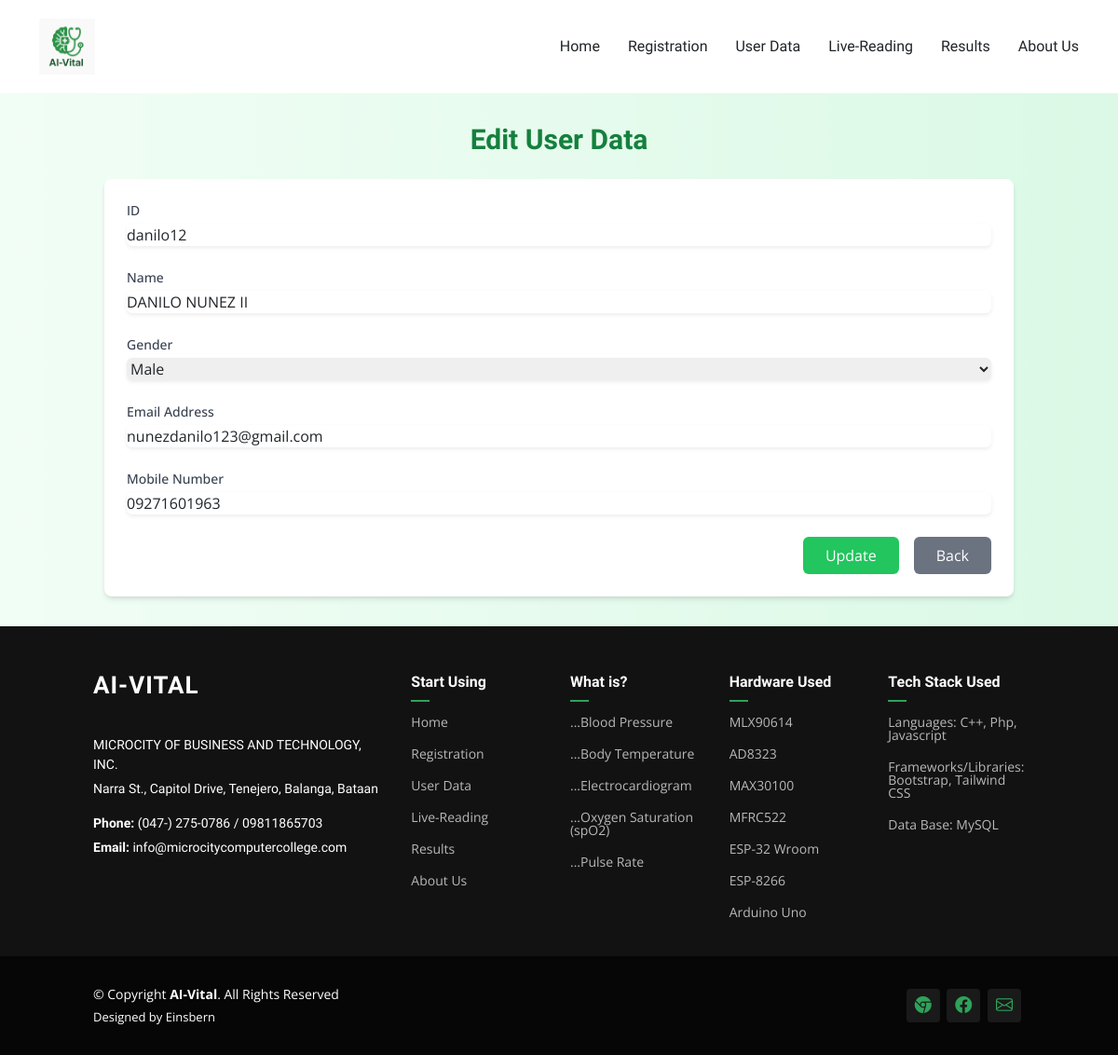
Page /user data edit page.php?id=danilo12 on the committed database.
### tables this page shows
CREATE TABLE `health_diagnostics` (
  `id` varchar(20) NOT NULL,
  `name` varchar(255) DEFAULT NULL,
  `gender` enum('Male','Female','Other') DEFAULT NULL,
  `email` varchar(255) DEFAULT NULL,
  `mobile` varchar(20) DEFAULT NULL,
  `age` int(11) DEFAULT NULL,
  `height` float DEFAULT NULL,
  `weight` float DEFAULT NULL
);

### user data edit page.php (the view, shortened to what this page needs)
<?php
$id = null;
if (!empty($_GET['id'])) {
    $id = $_REQUEST['id'];
}
$pdo = Database::connect();
$pdo->setAttribute(PDO::ATTR_ERRMODE, PDO::ERRMODE_EXCEPTION);
$sql = "SELECT * FROM health_diagnostics WHERE id = ?";
$q = $pdo->prepare($sql);
$q->execute(array($id));
$data = $q->fetch(PDO::FETCH_ASSOC);
?>
<!DOCTYPE html>
<html lang="en">
<head>
    <link href="vendor/bootstrap/css/bootstrap.min.css" rel="stylesheet">
    <link href="vendor/bootstrap-icons/bootstrap-icons.css" rel="stylesheet">
    <link href="vendor/aos/aos.css" rel="stylesheet">
    <link href="vendor/swiper/swiper-bundle.min.css" rel="stylesheet">
    <link href="vendor/glightbox/css/glightbox.min.css" rel="stylesheet">
    <link href="css/main.css" rel="stylesheet">
    <script src="https://cdn.tailwindcss.com"></script>
</head>
<body class="bg-gradient-to-r from-green-200 to-green-400 min-h-screen flex flex-col">
    <div class="bg-overlay min-h-screen">
    <header id="header" class="header d-flex align-items-center position-relative">
        <div class="container-fluid container-xl position-relative d-flex align-items-center justify-content-between">
            <a href="index.php" class="logo d-flex align-items-center">
                <img src="img/logo.png" alt="AI Vital">
            </a>
            <nav id="navmenu" class="navmenu">
                <ul>
                    <li><a href="index.php">Home</a></li>
                    <li><a href="registration2.php">Registration</a></li>
                    <li><a href="userdata2.php">User Data</a></li>
                    <li><a href="live reading.php">Live-Reading</a></li>
                    <li><a href="results2.php">Results</a></li>
                    <li><a href="about.php">About Us</a></li>
                </ul>
            </nav>
        </div>
    </header>
    <div class="container mx-auto px-4 py-8">
        <h2 class="text-center text-3xl font-bold text-green-700 mb-6">Edit User Data</h2>
        <form class="bg-white p-6 rounded-lg shadow-md" action="user data edit tb.php?id=<?php echo $id ?>" method="post">
            <div class="mb-4">
                <label for="id" class="block text-sm font-medium text-gray-700">ID</label>
                <input name="id" type="text" value="<?php echo $data['id']; ?>" readonly class="mt-1 block w-full rounded-md border-gray-300 shadow-sm">
            </div>
            <div class="mb-4">
                <label for="name" class="block text-sm font-medium text-gray-700">Name</label>
                <input name="name" type="text" value="<?php echo strtoupper($data['name']); ?>" required pattern="[A-Z\s]+" title="Please enter capital letters only" oninput="this.value = this.value.toUpperCase();" class="mt-1 block w-full rounded-md border-gray-300 shadow-sm">
            </div>
            <div class="mb-4">
                <label for="gender" class="block text-sm font-medium text-gray-700">Gender</label>
                <select name="gender" id="gender" class="mt-1 block w-full rounded-md border-gray-300 shadow-sm">
                    <option value="Male" <?php echo ($data['gender'] == 'Male') ? 'selected' : ''; ?>>Male</option>
                </select>
            </div>
            <div class="mb-4">
                <label for="email" class="block text-sm font-medium text-gray-700">Email Address</label>
                <input name="email" type="email" value="<?php echo $data['email']; ?>" required pattern="[a-z0-9._%+-]+@[a-z0-9.-]+\.[a-z]{2,}$" title="Please enter a valid email address" class="mt-1 block w-full rounded-md border-gray-300 shadow-sm">
            </div>
            <div class="mb-4">
                <label for="mobile" class="block text-sm font-medium text-gray-700">Mobile Number</label>
                <input name="mobile" type="text" value="<?php echo $data['mobile']; ?>" required pattern="\d{11}" title="Please enter exactly 11 digits" class="mt-1 block w-full rounded-md border-gray-300 shadow-sm">
            </div>
            <div class="flex justify-end space-x-4">
                <button type="submit" class="bg-green-500 text-white px-4 py-2 rounded-md hover:bg-green-600">Update</button>
                <a href="userdata2.php" class="bg-gray-500 text-white px-4 py-2 rounded-md hover:bg-gray-600">Back</a>
            </div>
        </form>
    </div>
    <footer id="footer" class="footer dark-background">
        <div class="footer-top">
            <div class="container">
                <div class="row gy-4">
                    <div class="col-lg-4 col-md-6 footer-about">
                        <a href="index.php" class="logo d-flex align-items-center">
                            <span class="sitename">AI-VITAL</span>
                        </a>
                        <div class="footer-contact pt-3">
                            <p>MICROCITY OF BUSINESS AND TECHNOLOGY, INC.</p>
                            <p>Narra St., Capitol Drive, Tenejero, Balanga, Bataan </p>
                            <p class="mt-3"><strong>Phone:</strong> <span>(047-) 275-0786 / 09811865703</span></p>
                            <p><strong>Email:</strong> <span>info@microcitycomputercollege.com</span></p>
                        </div>
                    </div>
                    <div class="col-lg-2 col-md-3 footer-links">
                        <h4>Start Using </h4>
                        <ul>
                            <li><a href="index.php">Home</a></li>
                            <li><a href="registration2.php">Registration</a></li>
                            <li><a href="userdata2.php">User Data</a></li>
                            <li><a href="live reading.php">Live-Reading</a></li>
                            <li><a href="results2.php">Results</a></li>
                            <li><a href="about.php">About Us</a></li>
                        </ul>
                    </div>
                    <div class="col-lg-2 col-md-3 footer-links">
                        <h4>What is?</h4>
                        <ul>
                            <li><a href="https://en.wikipedia.org/wiki/Blood_pressure" target="_blank">...Blood Pressure</a></li>
                            <li><a href="https://en.wikipedia.org/wiki/Human_body_temperature" target="_blank">...Body Temperature</a></li>
                            <li><a href="https://en.wikipedia.org/wiki/Electrocardiography" target="_blank">...Electrocardiogram</a></li>
                            <li><a href="https://en.wikipedia.org/wiki/Oxygen_saturation_(medicine)" target="_blank">...Oxygen Saturation (spO2)</a></li>
                            <li><a href="https://en.wikipedia.org/wiki/Pulse" target="_blank">...Pulse Rate</a></li>
                        </ul>
                    </div>
                    <div class="col-lg-2 col-md-3 footer-links">
                        <h4>Hardware Used</h4>
                        <ul>
                            <li><a href="#">MLX90614</a></li>
                            <li><a href="#">AD8323</a></li>
                            <li><a href="#">MAX30100</a></li>
                            <li><a href="#">MFRC522</a></li>
                            <li><a href="#">ESP-32 Wroom</a></li>
                            <li><a href="#">ESP-8266 </a></li>
                            <li><a href="#">Arduino Uno</a></li>
                        </ul>
                    </div>
                    <div class="col-lg-2 col-md-3 footer-links">
                        <h4>Tech Stack Used</h4>
                        <ul>
                            <li><a href="#">Languages: C++, Php, Javascript</a></li>
                            <li><a href="#">Frameworks/Libraries: Bootstrap, Tailwind CSS</a></li>
                            <li><a href="#">Data Base: MySQL</a></li>
                        </ul>
                    </div>
                </div>
            </div>
        </div>
        <div class="copyright text-center">
            <div class="container d-flex flex-column flex-lg-row justify-content-center justify-content-lg-between align-items-center">
                <div class="d-flex flex-column align-items-center align-items-lg-start">
                    <div>
                        © Copyright <strong><span>AI-Vital</span></strong>. All Rights Reserved
                    </div>
                    <div class="credits">
                        Designed by Einsbern</a>
                    </div>
                </div>
                <div class="social-links order-first order-lg-last mb-3 mb-lg-0">
                    <a href="https://www.microcitycollege.com/" target="_blank"><i class="bi bi-browser-chrome"></i></a>
                    <a href="https://www.facebook.com/microcity.balanga" target="_blank"><i class="bi bi-facebook"></i></a>
                    <a href="mailto:einsbernsystem@gmail.com?subject=Send%20Feedback%20to%20Developer"><i class="bi bi-envelope"></i></a>
                </div>
            </div>
        </div>
    </footer>
</body>
</html>

### css/main.css (style rules this page uses)
:root { --default-font: "Open Sans", system-ui, -apple-system, "Segoe UI", Roboto, "Helvetica Neue", Arial, "Noto Sans", "Liberation Sans", sans-serif, "Apple Color Emoji", "Segoe UI Emoji", "Segoe UI Symbol", "Noto Color Emoji"; --heading-font: "Marcellus", sans-serif; --nav-font: "Marcellus", sans-serif; }
:root { --background-color: #ffffff; --default-color: #212529; --heading-color: #2d465e; --accent-color: #116530; --surface-color: #ffffff; --contrast-color: #ffffff; }
:root { --nav-color: #212529; --nav-hover-color: #116530; --nav-mobile-background-color: #ffffff; --nav-dropdown-background-color: #ffffff; --nav-dropdown-color: #212529; --nav-dropdown-hover-color: #116530; }
.dark-background { --background-color: #060606; --default-color: #ffffff; --heading-color: #ffffff; --accent-color: #2ea359; --surface-color: #252525; --contrast-color: #ffffff; }
:root { scroll-behavior: smooth; }
body { color: var(--default-color); background-color: var(--background-color); font-family: var(--default-font); }
a { color: var(--accent-color); text-decoration: none; transition: 0.3s; }
h1, h2, h3, h4, h5, h6 { color: var(--heading-color); font-family: var(--heading-font); }
.header { color: var(--default-color); background-color: var(--background-color); padding: 20px 0; transition: all 0.5s; z-index: 997; }
.header .logo { line-height: 1; }
.header .logo img { max-height: 60px; margin-right: 8px; }
@media (min-width: 1200px) { .navmenu { padding: 0; } }
@media (min-width: 1200px) { .navmenu ul { margin: 0; padding: 0; display: flex; list-style: none; align-items: center; } }
@media (min-width: 1200px) { .navmenu li { position: relative; } }
@media (min-width: 1200px) { .navmenu a, .navmenu a:focus { color: var(--nav-color); padding: 18px 15px; font-size: 16px; font-family: var(--nav-font); font-weight: 400; display: flex; align-items: center; justify-content: space-between; white-space: nowrap; transition: 0.3s; } }
@media (min-width: 1200px) { .navmenu li:last-child a { padding-right: 0; } }
.footer { color: var(--default-color); background-color: var(--background-color); font-size: 14px; position: relative; }
.footer .footer-top { background-color: color-mix(in srgb, var(--background-color), white 5%); padding-top: 50px; }
.footer .footer-about .logo { line-height: 1; margin-bottom: 25px; }
.footer .footer-about .logo span { color: var(--heading-color); font-family: var(--heading-font); font-size: 26px; font-weight: 700; letter-spacing: 1px; }
.footer .footer-about p { font-size: 14px; font-family: var(--heading-font); }
.footer h4 { font-size: 16px; font-weight: 600; position: relative; padding-bottom: 12px; margin-bottom: 15px; }
.footer h4::after { content: ""; position: absolute; display: block; width: 20px; height: 2px; background: var(--accent-color); bottom: 0; left: 0; }
.footer .footer-links { margin-bottom: 30px; }
.footer .footer-links ul { list-style: none; padding: 0; margin: 0; }
.footer .footer-links ul li { padding: 10px 0; display: flex; align-items: center; }
.footer .footer-links ul li:first-child { padding-top: 0; }
.footer .footer-links ul a { color: color-mix(in srgb, var(--default-color), transparent 30%); display: inline-block; line-height: 1; }
.footer .footer-contact p { margin-bottom: 5px; }
.footer .copyright { padding: 30px 0; }
.footer .credits { margin-top: 5px; font-size: 13px; }
.footer .social-links a { font-size: 18px; display: inline-block; background: color-mix(in srgb, var(--default-color), transparent 92%); color: var(--accent-color); line-height: 1; padding: 8px 0; margin-right: 4px; border-radius: 4px; text-align: center; width: 36px; height: 36px; transition: 0.3s; }

### user data edit page.php (style rules this page uses)
body { background: url('microcity.jpg') no-repeat center center fixed; background-size: cover; }
.bg-overlay { background-color: rgba(255, 255, 255, 0.8); }

### rows in the picture
health_diagnostics: id "danilo12", name "DANILO NUNEZ II", gender "Male", email "nunezdanilo123@gmail.com", mobile "09271601963"
